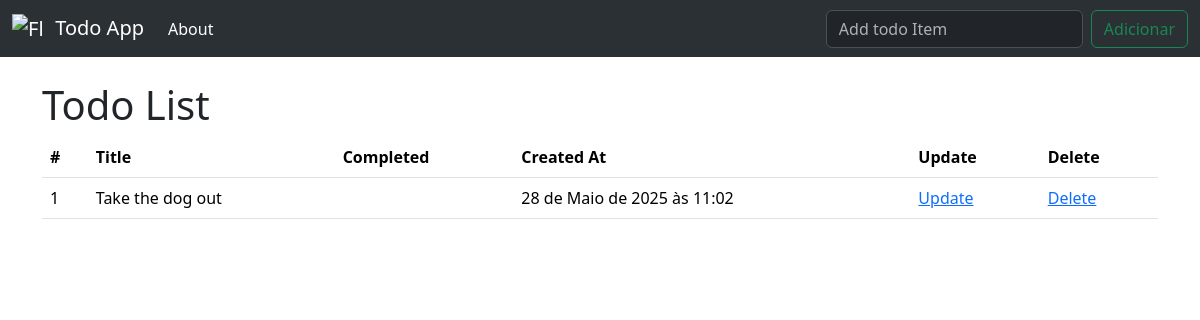
The app's page /, older data.
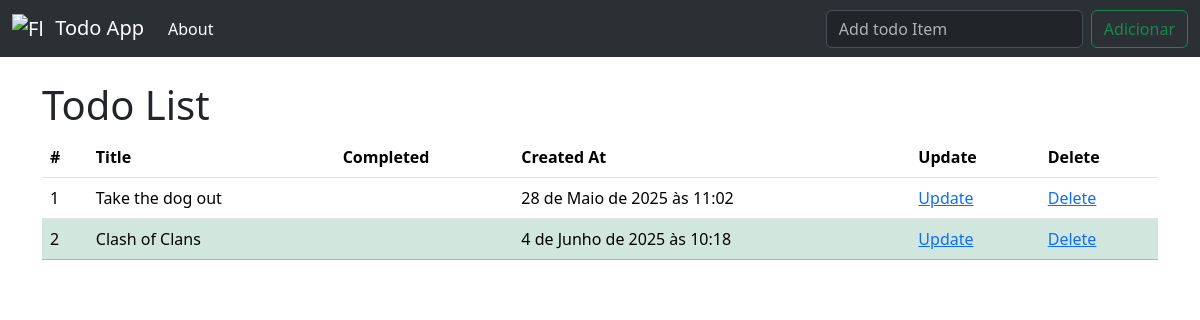
The same page, newer data.
### todo_list/models.py (models this page shows, shortened)
class todo(models.Model):
    title = models.CharField(max_length=200)
    isCompleted = models.BooleanField(default=False)
    created_at = models.DateTimeField(auto_now=True)

### todo_list/views.py (the view)
# urls.py: 2. Add a URL to urlpatterns:  path('', views.home, name='home')
def home(request):
    if request.method == 'POST':
        form = TodoForm(request.POST or None)
        if form.is_valid():
            form.save()
            todos = todo.objects.all()
            return render(request, 'home.html', {'todos': todos} )
    else:
        todos = todo.objects.all()
        return render(request, 'home.html', {'todos': todos} )

### todo_list/Templates/home.html
{% extends 'base.html' %}
{% block content %}
<h1>Todo List</h1>
{% if todos %}
<table class="table">
    <thead>
        <tr>
            <th scope="col">#</th>
            <th scope="col">Title</th>
            <th scope="col">Completed</th>
            <th scope="col">Created At</th>
            <th scope="col">Update</th>
            <th scope="col">Delete</th>
        </tr>
    </thead>
{% for todo in todos %}
        {% if todo.isCompleted %}
        <tr class="table-success">
            <td>{{ todo.id }}</td>
            <td>{{ todo.title }}</td>
            <td>{{ todo.completed }}</td>
            <td>{{ todo.created_at }}</td>
            <td><a href="#">Update</a></td>
            <td><a href="#">Delete</a></td>
        </tr>
        {% else %}
        <tr>
            <td>{{ todo.id }}</td>
            <td>{{ todo.title }}</td>
            <td>{{ todo.completed }}</td>
            <td>{{ todo.created_at }}</td>
            <td><a href="#">Update</a></td>
            <td><a href="#">Delete</a></td>
        </tr>
        {% endif %}
{% endfor %}
</table>
{% else %}
<p>No todos available.</p>
{% endif %}
{% endblock %}

### todo_list/Templates/base.html (shortened to what this page needs)
<!doctype html>
<html lang="en">
  <head>
    <link href="https://cdn.jsdelivr.net/npm/bootstrap@5.3.6/dist/css/bootstrap.min.css" rel="stylesheet">
  </head>
  <body>
    <nav class="navbar navbar-expand-lg bg-body-tertiary" data-bs-theme="dark">
      <div class="container-fluid">
        <a class="navbar-brand" href="{% url 'home' %}">
          <img src="https://logodownload.org/wp-content/uploads/2016/09/flamengo-logo-escudo-novo.png" alt="Flamengo" width="30" height="30" class="d-inline-block align-text-top me-2">
          Todo App
        </a>
        <div class="collapse navbar-collapse" id="navbarSupportedContent">
          <ul class="navbar-nav me-auto mb-2 mb-lg-0">
            <li class="nav-item">
              <a class="nav-link active" aria-current="page" href="{% url 'about' %}">About</a>
            </li>
          </ul>
          <form class="d-flex" role="search" method="post">
            <input class="form-control me-2" type="search" placeholder="Add todo Item" aria-label="Search"/>
            <button class="btn btn-outline-success" type="submit">Adicionar</button>
          </form>
        </div>
      </div>
    </nav>
    <br>
    <div class="container">
        {% block content %}
        {% endblock %}
    </div>
  </body>
</html>

Row changes from the older to the newer data that the page shows:
added todo: id "2", title "Clash of Clans", created_at "4 de Junho de 2025 às 10:18"
